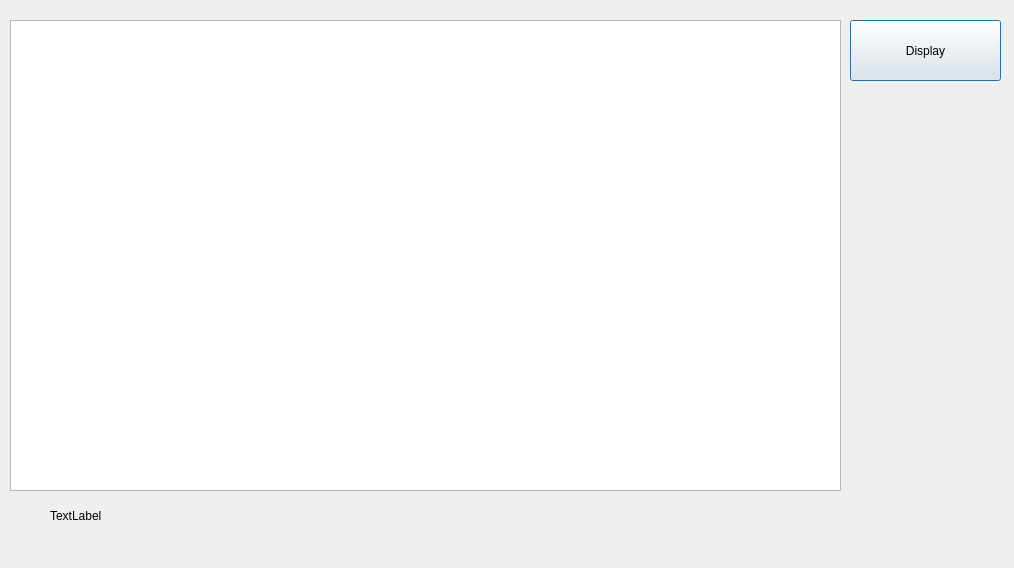
<?xml version="1.0" encoding="UTF-8"?>
<ui version="4.0">
 <class>displayColleges</class>
 <widget class="QDialog" name="displayColleges">
  <property name="geometry">
   <rect>
    <x>0</x>
    <y>0</y>
    <width>1014</width>
    <height>568</height>
   </rect>
  </property>
  <property name="windowTitle">
   <string>Dialog</string>
  </property>
  <widget class="QLabel" name="second_status">
   <property name="geometry">
    <rect>
     <x>50</x>
     <y>480</y>
     <width>161</width>
     <height>71</height>
    </rect>
   </property>
   <property name="text">
    <string>TextLabel</string>
   </property>
  </widget>
  <widget class="QTableView" name="college_table_view">
   <property name="geometry">
    <rect>
     <x>10</x>
     <y>20</y>
     <width>831</width>
     <height>471</height>
    </rect>
   </property>
  </widget>
  <widget class="QPushButton" name="display_colleges_button">
   <property name="geometry">
    <rect>
     <x>850</x>
     <y>20</y>
     <width>151</width>
     <height>61</height>
    </rect>
   </property>
   <property name="text">
    <string>Display</string>
   </property>
  </widget>
 </widget>
 <resources/>
 <connections/>
</ui>
